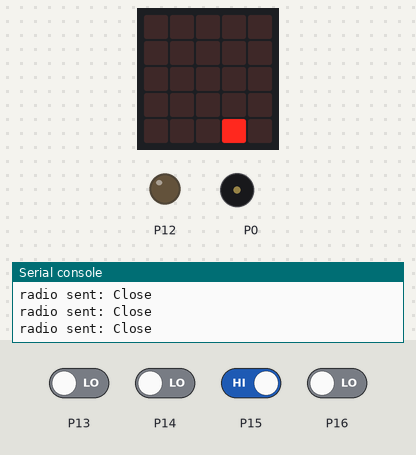
Recording of a program running on a simulated BBC micro:bit (MakeCode). Shown: the board's 5×5 LED display, output pins drawn as LEDs (lit = HIGH), buzzer (waves = sounding), the last lines printed to the serial console. Inputs (shaded band) come from the test bench; at power-on: P15 HIGH, P13, P14, P16 LOW. No radio messages arrive unless stated (any console line starting 'radio sent:' is added by the test bench).

Above: at 2.6 s.
2.7 s: P13 driven HIGH
At 3.4 s:
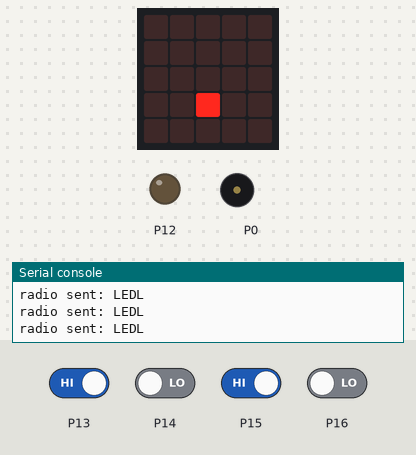
4.2 s: P15 driven LOW
At 4.7 s:
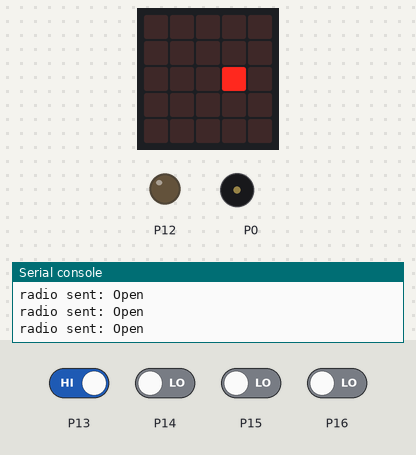
5.7 s: P15 driven HIGH
At 6.9 s:
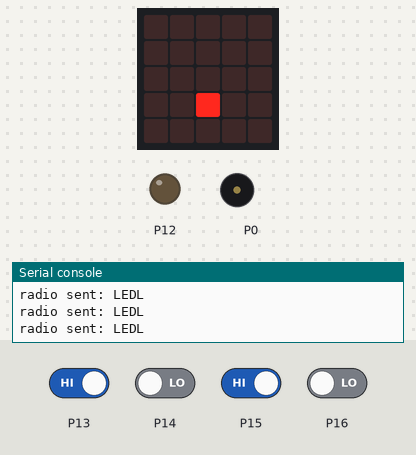
7.2 s: P16 driven HIGH
At 7.8 s:
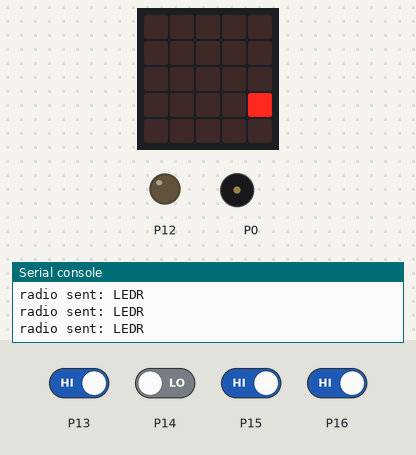
8.7 s: P16 driven LOW
At 9.1 s:
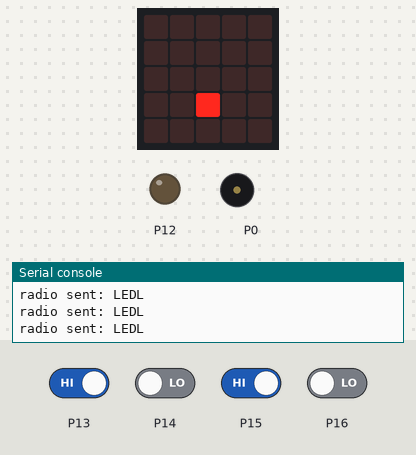
Timing chart, 0 to 11.2 s (numbered marks = the images above; inputs shaded):
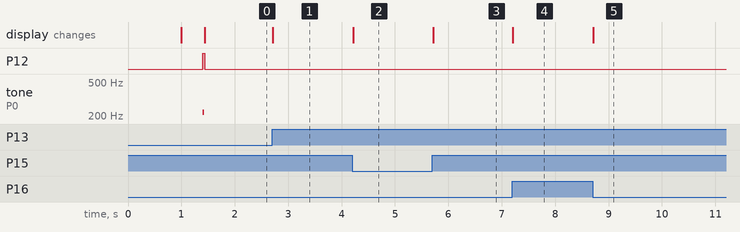

The program:

main.ts
```typescript
// let random_number=0
//
// random_number=randint(1, 6)   // generate Random Numer between 1 ..6
radio.setGroup(1)
pins.setPull(DigitalPin.P13, PinPullMode.PullNone)
pins.setPull(DigitalPin.P15, PinPullMode.PullNone)
pins.setPull(DigitalPin.P14, PinPullMode.PullNone)
pins.setPull(DigitalPin.P16, PinPullMode.PullNone)
basic.showLeds(`
    . . # . .
    . . # . .
    . . # . .
    . . # . .
    . . # . .
    `,1000)
basic.showLeds(`
    . . . . .
    . . . . .
    . . . . .
    . . . . .
    . . . . .
    `)
// Vibration Motor on
pins.digitalWritePin(DigitalPin.P12, 1)
// Make Sound that Gamepad is ready
music.playTone(220, music.beat(BeatFraction.Sixteenth))
// Viration Motor OFF
pins.digitalWritePin(DigitalPin.P12, 0)

basic.forever(function () {
    if (pins.digitalReadPin(DigitalPin.P15) == 0) {
        led.plot(3, 2)
        led.unplot(4, 3)
        led.unplot(2, 3)
        led.unplot(3, 4)
        radio.sendString("Open")
    } else if (pins.digitalReadPin(DigitalPin.P13) == 0) {
        radio.sendString("Close")
        led.plot(3, 4)
        led.unplot(4, 3)
        led.unplot(2, 3)
        led.unplot(3, 2)
    } else if (pins.digitalReadPin(DigitalPin.P16) == 0) {
        radio.sendString("LEDL")
        led.plot(2, 3)
        led.unplot(4, 3)
        led.unplot(3, 2)
        led.unplot(3, 4)
    } else if (pins.digitalReadPin(DigitalPin.P14) == 0) {
        radio.sendString("LEDR")
        led.plot(4, 3)
        led.unplot(2, 3)
        led.unplot(3, 2)
        led.unplot(3, 4)
    } else {
        if (pins.analogReadPin(AnalogPin.P2) > 550 && (pins.analogReadPin(AnalogPin.P1) > 400 && pins.analogReadPin(AnalogPin.P1) < 600)) {
            radio.sendValue("F", pins.analogReadPin(AnalogPin.P2))
        } else if (pins.analogReadPin(AnalogPin.P2) < 450 && (pins.analogReadPin(AnalogPin.P1) > 400 && pins.analogReadPin(AnalogPin.P1) < 600)) {
            radio.sendValue("B", pins.analogReadPin(AnalogPin.P2))
        } else if (pins.analogReadPin(AnalogPin.P1) < 450 && (pins.analogReadPin(AnalogPin.P2) > 400 && pins.analogReadPin(AnalogPin.P2) < 600)) {
            radio.sendValue("L", pins.analogReadPin(AnalogPin.P1))
        } else if (pins.analogReadPin(AnalogPin.P1) > 550 && (pins.analogReadPin(AnalogPin.P2) > 400 && pins.analogReadPin(AnalogPin.P2) < 600)) {
            radio.sendValue("R", pins.analogReadPin(AnalogPin.P1))
        } else {
            radio.sendString("S")
        }
    }
})
```

test.ts
```typescript
// Hier kann man Tests durchführen; diese Datei wird nicht kompiliert, wenn dieses Paket als Erweiterung verwendet wird.
```

Measured:
- after the input at 2.7 s, the display: changes at once (image 1)
- after the input at 4.2 s, the display: changes at once (image 2)
- after the input at 5.7 s, the display: changes at once (image 3)
- after the input at 7.2 s, the display: changes at once (image 4)
- after the input at 8.7 s, the display: changes at once (image 5)
